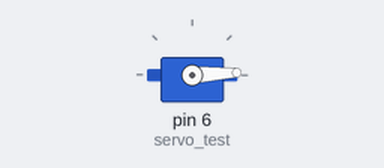
Simulated run of this sketch. Board: Arduino Uno, built with avr-gcc and run on an emulated ATmega328P. On the bench: servo.

Above: at 0.05 s.
At 0.75 s:
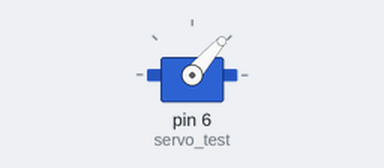
At 1.45 s:
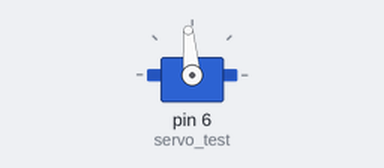
At 2.85 s:
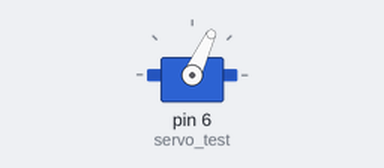
Timing chart, 0 to 6.7 s (numbered marks = the images above):
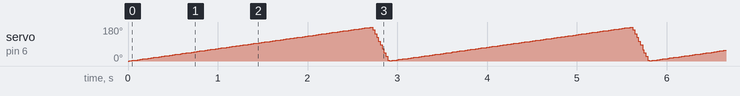

The sketch:

roboArm.ino
```cpp
#include<SoftwareSerial.h>
#include<Servo.h>              //Servo library

Servo servo_test;        //initialize a servo object for the connected servo

int angle = 0;
char command ='\0';

void setup()
{
  servo_test.attach(6);      // attach the signal pin of servo to pin9 of arduino

  Serial.begin(9600);
}

void loop()
{


          for(angle = 0; angle < 180; angle += 1)    // command to move from 0 degrees to 180 degrees
          {
            servo_test.write(angle);                 //command to rotate the servo to the specified angle
            delay(15);
          }


        for(angle = 180; angle>=1; angle-=5)     // command to move from 180 degrees to 0 degrees
        {
          servo_test.write(angle);              //command to rotate the servo to the specified angle
          delay(5);
        }


}
```
